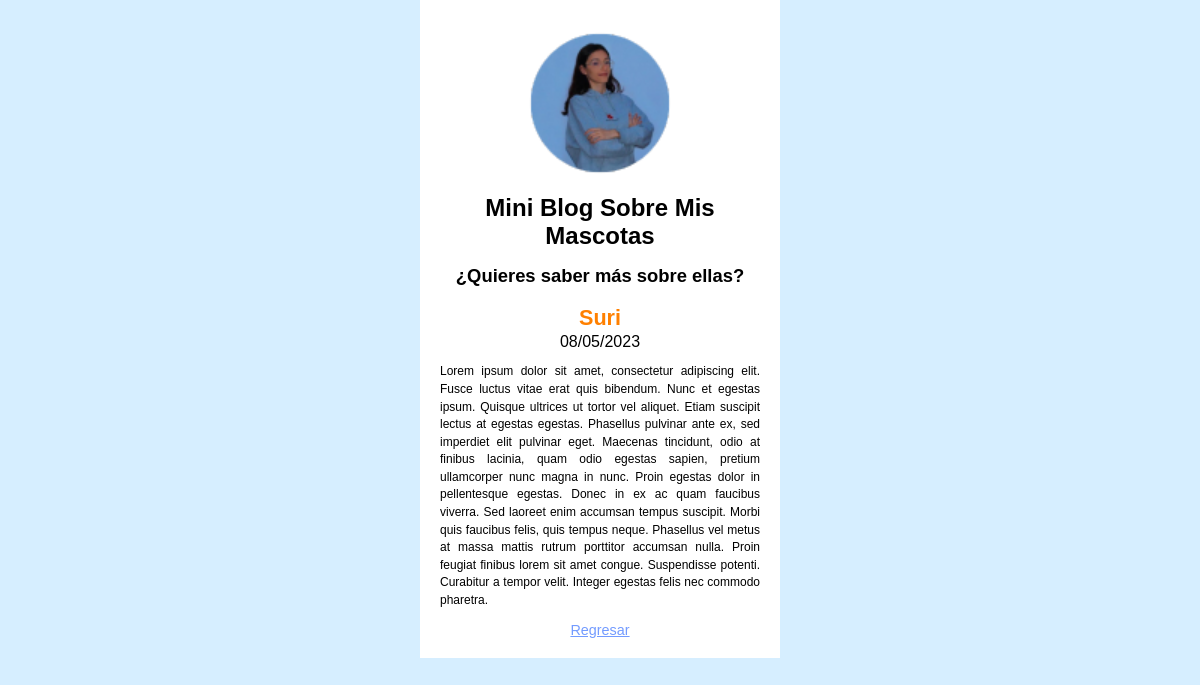
The page /blog/1 on the database its author committed.
### blog/models.py (models this page shows, shortened)
class Post(models.Model):
    title = models.CharField(max_length=200, verbose_name="Título")
    content = models.TextField(verbose_name="Contenido")
    created = models.DateTimeField(auto_now_add=True, verbose_name="Creado")
    modified = models.DateTimeField(auto_now=True, verbose_name="Modificado")
    class Meta:
        verbose_name = "Entrada"
        verbose_name_plural = "Entradas"

### blog/views.py (the view)
# urls.py: path('blog/<id>', post, name="post")
def post(request, id):
    post = Post.objects.get(id=id)
    return render(request, "blog/post.html", {"post": post})

### blog/templates/blog/post.html (shortened to what this page needs)
{% extends 'blog/base.html' %}
{% block content %}
<div>
    <h3>{{ post.title }}</h3>
    <span class="date">{{ post.created|date:"SHORT_DATE_FORMAT" }}</span>
    <p>{{ post.content }}</p>
    <a href="{% url 'home' %}">Regresar</a>
</div>
{% endblock %}

### blog/static/blog/styles.css (style rules this page uses)
body { font-family: Arial, Helvetica, sans-serif; padding: 0; margin: 0; background: rgb(214, 238, 255); }
h3 { font-size: 135%; color: rgb(255, 128, 0); padding: 0.15rem 0; margin: 0; }
p { font-size: 75%; text-align: justify; line-height: 1.1rem; }
a { font-size: 90%; color: rgb(115, 155, 255); }

### rows shown on the page
Post: title "Suri", created "08/05/2023", content "Lorem ipsum dolor sit amet, consectetur adipiscing elit. Fusce luctus vitae erat quis bibendum. Nunc et egestas ipsum. Quisque ultrices ut tortor vel aliquet. Etiam suscipit lectus at egestas egestas. Phasellus pulvinar ante ex, sed imperdiet elit pulvinar eget. Maecenas tincidunt, odio at finibus lacinia, quam odio egestas sapien, pretium ullamcorper nunc magna in nunc. Proin egestas dolor in pellentesque egestas. Donec in ex ac quam faucibus viverra. Sed laoreet enim accumsan tempus suscipit. Morbi quis faucibus felis, quis tempus neque. Phasellus vel metus at massa mattis rutrum porttitor accumsan nulla. Proin feugiat finibus lorem sit amet congue. Suspendisse potenti. Curabitur a tempor…"
